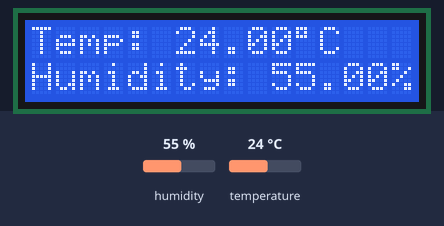
A sketch run on a simulated Arduino Uno, built with avr-gcc and run on an emulated ATmega328P. Shown: 16×2 character LCD. Wiring (inferred from the names in the program): DHT11 sensor: data pin 12. Inputs (shaded band) come from the test bench; at power-on: humidity 55 %, temperature 24 °C. What the sketch prints to the serial monitor is not drawn.

Above: at 1.2 s.
1.3 s: humidity set to 22 %
At 2.4 s:
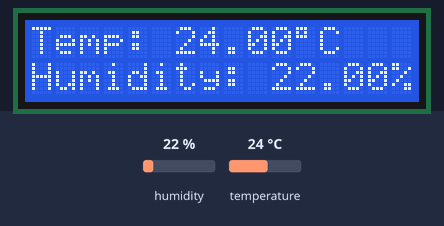
4.0 s: temperature set to 12 °C
At 4.9 s:
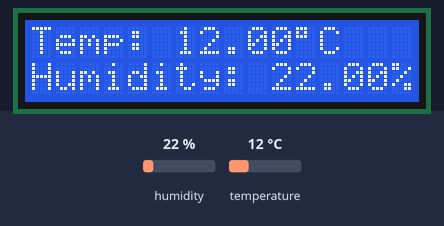
6.7 s: humidity set to 40 %
At 8.7 s:
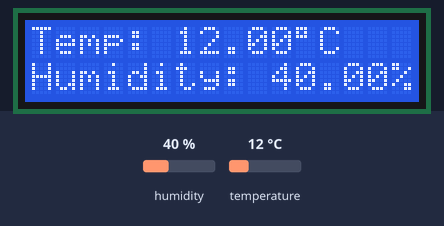
9.6 s: temperature set to 19 °C
At 11.2 s:
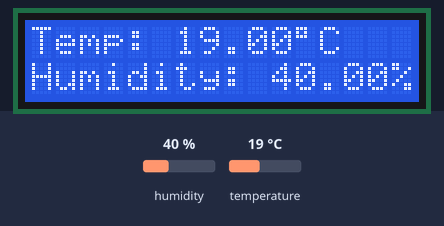
Timing chart, 0 to 12.7 s (numbered marks = the images above; inputs shaded):
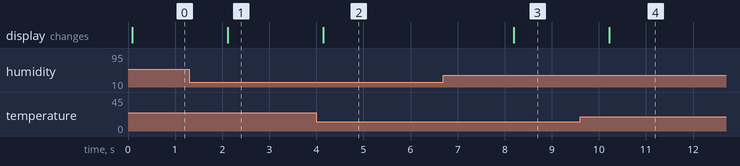

The sketch:

HW_7.ino
```cpp
#include <dht.h>
#include <LiquidCrystal.h>

dht DHT;
#define DHT11_PIN 12

const int rs = 10, en = 9, d4 = 5, d5 = 4, d6 = 3, d7 = 2;
LiquidCrystal lcd(rs, en, d4, d5, d6, d7);


void setup() {

  Serial.begin(9600);

  // set up the LCD's number of columns and rows:
  lcd.begin(16, 2);


}

void loop() {

  int chk = DHT.read11(DHT11_PIN);
  lcd.setCursor(0,0);
  lcd.print("Temp: ");
  lcd.print(DHT.temperature);
  lcd.print((char)223);
  lcd.print("C");
  lcd.setCursor(0,1);
  lcd.print("Humidity: ");
  lcd.print(DHT.humidity);
  lcd.print("%");

  //The delay time should be set according to the
  //Sampling rate of the sensor
  delay(2000);

  Serial.print(chk);

}
```

Measured:
- after the input at 1.3 s, the display: changes after 0.82 s (image 1)
- after the input at 4.0 s, the display: changes after 0.14 s (image 2)
- after the input at 6.7 s, the display: changes after 1.5 s (image 3)
- after the input at 9.6 s, the display: changes after 0.62 s (image 4)
